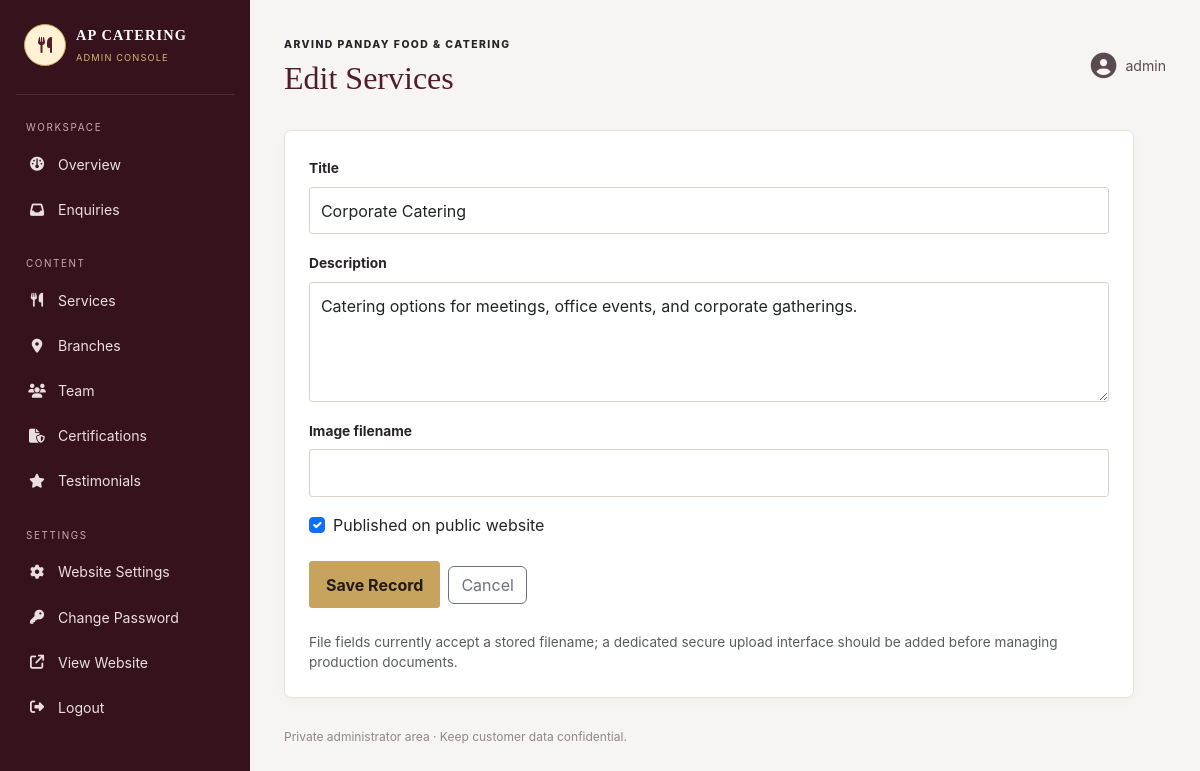
The page /admin/manage/services/2/edit (signed in) on the database its author committed.
### app.py (models this page shows, shortened)
class Admin(UserMixin, db.Model):
    id = db.Column(db.Integer, primary_key=True)
    username = db.Column(db.String(80), unique=True, nullable=False)
    password_hash = db.Column(db.String(255), nullable=False)
    created_at = db.Column(db.DateTime, default=datetime.utcnow, nullable=False)

class Service(db.Model):
    id = db.Column(db.Integer, primary_key=True)
    title = db.Column(db.String(140), nullable=False)
    description = db.Column(db.Text, nullable=False)
    image = db.Column(db.String(255))
    published = db.Column(db.Boolean, default=True, nullable=False)
    created_at = db.Column(db.DateTime, default=datetime.utcnow, nullable=False)

### app.py (the view, shortened to what this page needs)
@app.route("/admin/manage/<catalog>/new", methods=["GET", "POST"])
@app.route("/admin/manage/<catalog>/<int:item_id>/edit", methods=["GET", "POST"])
@admin_required
def edit_catalog(catalog, item_id=None):
    if catalog not in CATALOGS:
        abort(404)
    config = CATALOGS[catalog]
    model = config["model"]
    item = db.session.get(model, item_id) if item_id else model()
    if item_id and not item:
        abort(404)
    return render_template("admin/catalog_edit.html", catalog=catalog, config=config, item=item)

### app.py (called while the page is built)
@login_manager.user_loader
def load_user(user_id):
    return db.session.get(Admin, int(user_id))

def admin_required(view):
    @wraps(view)
    @login_required
    def wrapped(*args, **kwargs):
        return view(*args, **kwargs)
    return wrapped

@app.context_processor
def inject_site_settings():
    settings = {s.key: s.value for s in SiteSetting.query.all()} if app.config.get("SQLALCHEMY_DATABASE_URI") else {}
    return {"site_settings": settings, "current_year": datetime.now().year}

### templates/admin/catalog_edit.html
{% extends "admin/base_admin.html" %}{% block title %}Edit {{ catalog|title }}{% endblock %}{% block heading %}{{ 'Edit' if item.id else 'Add' }} {{ catalog|title }}{% endblock %}
{% block content %}<div class="admin-panel form-panel-admin"><form method="post"><input type="hidden" name="csrf_token" value="{{ csrf_token() }}">{% for field,label in config.fields %}<div class="mb-3"><label class="form-label" for="{{ field }}">{{ label }}</label>{% if field in ['description','address','bio','quote'] %}<textarea class="form-control" id="{{ field }}" name="{{ field }}" rows="4" required>{{ getattr(item, field, '') }}</textarea>{% else %}<input class="form-control" id="{{ field }}" name="{{ field }}" value="{{ getattr(item, field, '') or '' }}" {% if field in ['title','name','designation','customer_name'] %}required{% endif %}>{% endif %}</div>{% endfor %}<div class="form-check mb-4"><input class="form-check-input" type="checkbox" id="published" name="published" {% if item.published or not item.id %}checked{% endif %}><label class="form-check-label" for="published">Published on public website</label></div><button class="btn btn-gold">Save Record</button><a class="btn btn-outline-secondary ms-2" href="{{ url_for('manage_catalog', catalog=catalog) }}">Cancel</a></form><p class="text-muted small mt-4 mb-0">File fields currently accept a stored filename; a dedicated secure upload interface should be added before managing production documents.</p></div>{% endblock %}

### templates/admin/base_admin.html
<!doctype html><html lang="en"><head><meta charset="utf-8"><meta name="viewport" content="width=device-width, initial-scale=1"><title>{% block title %}Admin{% endblock %} | Arvind Panday</title><link href="https://cdn.jsdelivr.net/npm/bootstrap@5.3.3/dist/css/bootstrap.min.css" rel="stylesheet"><link href="https://cdnjs.cloudflare.com/ajax/libs/font-awesome/6.5.2/css/all.min.css" rel="stylesheet"><link href="{{ url_for('static', filename='css/admin.css') }}" rel="stylesheet"></head><body class="admin-body"><aside class="admin-sidebar"><a class="admin-brand" href="{{ url_for('admin_dashboard') }}"><span class="brand-mark"><i class="fa-solid fa-utensils"></i></span><span><strong>AP CATERING</strong><small>ADMIN CONSOLE</small></span></a><div class="sidebar-label">WORKSPACE</div><a href="{{ url_for('admin_dashboard') }}"><i class="fa-solid fa-gauge"></i> Overview</a><a href="{{ url_for('admin_enquiries') }}"><i class="fa-solid fa-inbox"></i> Enquiries</a><div class="sidebar-label">CONTENT</div><a href="{{ url_for('manage_catalog', catalog='services') }}"><i class="fa-solid fa-utensils"></i> Services</a><a href="{{ url_for('manage_catalog', catalog='branches') }}"><i class="fa-solid fa-location-dot"></i> Branches</a><a href="{{ url_for('manage_catalog', catalog='team') }}"><i class="fa-solid fa-users"></i> Team</a><a href="{{ url_for('manage_catalog', catalog='certifications') }}"><i class="fa-solid fa-file-shield"></i> Certifications</a><a href="{{ url_for('manage_catalog', catalog='testimonials') }}"><i class="fa-solid fa-star"></i> Testimonials</a><div class="sidebar-label">SETTINGS</div><a href="{{ url_for('admin_settings') }}"><i class="fa-solid fa-gear"></i> Website Settings</a><a href="{{ url_for('admin_password') }}"><i class="fa-solid fa-key"></i> Change Password</a><a href="{{ url_for('home') }}" target="_blank"><i class="fa-solid fa-arrow-up-right-from-square"></i> View Website</a><form method="post" action="{{ url_for('admin_logout') }}" class="logout-form"><input type="hidden" name="csrf_token" value="{{ csrf_token() }}"><button><i class="fa-solid fa-right-from-bracket"></i> Logout</button></form></aside><main class="admin-main"><header class="admin-topbar"><div><span class="topbar-kicker">ARVIND PANDAY FOOD & CATERING</span><h1>{% block heading %}Dashboard{% endblock %}</h1></div><div class="admin-user"><i class="fa-solid fa-circle-user"></i><span>{{ current_user.username }}</span></div></header>{% with messages = get_flashed_messages(with_categories=true) %}{% if messages %}{% for category,message in messages %}<div class="alert alert-{{ 'danger' if category == 'error' else 'success' }}">{{ message }}</div>{% endfor %}{% endif %}{% endwith %}{% block content %}{% endblock %}<footer class="admin-footer">Private administrator area · Keep customer data confidential.</footer></main><script src="https://cdn.jsdelivr.net/npm/bootstrap@5.3.3/dist/js/bootstrap.bundle.min.js"></script></body></html>

### static/css/admin.css (style rules this page uses)
:root { --maroon:#521c2a;--deep:#35121c;--gold:#c8a35d;--cream:#faf5eb;--ink:#282326;--muted:#776c70;--line:#e9e0d6 }
body { font-family:Inter,system-ui,-apple-system,"Segoe UI",sans-serif;color:var(--ink) }
.admin-body { background:#f7f5f2 }
.admin-sidebar { position:fixed;inset:0 auto 0 0;width:250px;background:var(--deep);padding:24px 16px;color:#fff;overflow-y:auto;z-index:10 }
.admin-brand { display:flex;align-items:center;gap:10px;color:#fff;text-decoration:none;padding:0 8px 28px;border-bottom:1px solid rgba(255,255,255,.12) }
.admin-brand strong { display:block;font-family:Georgia,serif;letter-spacing:.08em;font-size:.9rem }
.admin-brand small { display:block;color:#d7b66f;letter-spacing:.12em;font-size:.58rem;margin-top:4px }
.brand-mark { display:grid;place-items:center;width:42px;height:42px;border-radius:50%;background:#fff1d4;color:var(--maroon);border:1px solid var(--gold);flex-shrink:0 }
.sidebar-label { font-size:.62rem;letter-spacing:.16em;color:#c9a9af;margin:25px 10px 8px }
.admin-sidebar>a:not(.admin-brand),.logout-form button { display:flex;align-items:center;gap:12px;padding:11px 12px;color:#e9dfe1;text-decoration:none;border-radius:4px;font-size:.88rem;margin:2px 0 }
.admin-sidebar a i,.logout-form i { width:18px;text-align:center }
.logout-form button { border:0;background:none;width:100%;text-align:left }
.admin-main { margin-left:250px;padding:30px 34px;min-height:100vh }
.admin-topbar { display:flex;align-items:center;justify-content:space-between;margin-bottom:28px }
.topbar-kicker { font-size:.65rem;letter-spacing:.14em;color:var(--gold-dark);font-weight:800 }
.admin-topbar h1 { font-family:Georgia,serif;font-size:2rem;color:var(--maroon);margin:.3rem 0 }
.admin-user { display:flex;align-items:center;gap:9px;color:#594b4f;font-size:.88rem }
.admin-user i { font-size:1.6rem;color:var(--gold-dark) }
.admin-panel { background:#fff;border:1px solid var(--line);border-radius:7px;padding:24px;box-shadow:0 4px 14px rgba(53,18,28,.025) }
.panel-heading p,.admin-panel>p { color:var(--muted);font-size:.85rem;margin-bottom:0 }
.btn-gold { background:var(--gold);border-color:var(--gold);color:#241b16;font-weight:700;border-radius:3px;padding:.65rem 1rem }
.admin-footer { font-size:.75rem;color:#938589;margin-top:30px }
.form-panel-admin { max-width:850px }
.form-panel-admin .form-label { font-weight:700;font-size:.86rem }
.form-control,.form-select { border-radius:3px;padding:.68rem;border-color:#ddd2c9 }

### rows shown on the page
Admin: username "admin"
Service: title "Corporate Catering", description "Catering options for meetings, office events, and corporate gatherings.", published "☑"

### other values the page prints
{{ 'Edit' if item.id else 'Add' }} "Edit"
{{ catalog|title }} "Services"
{{ label }} "Title" "Description" "Image filename"
